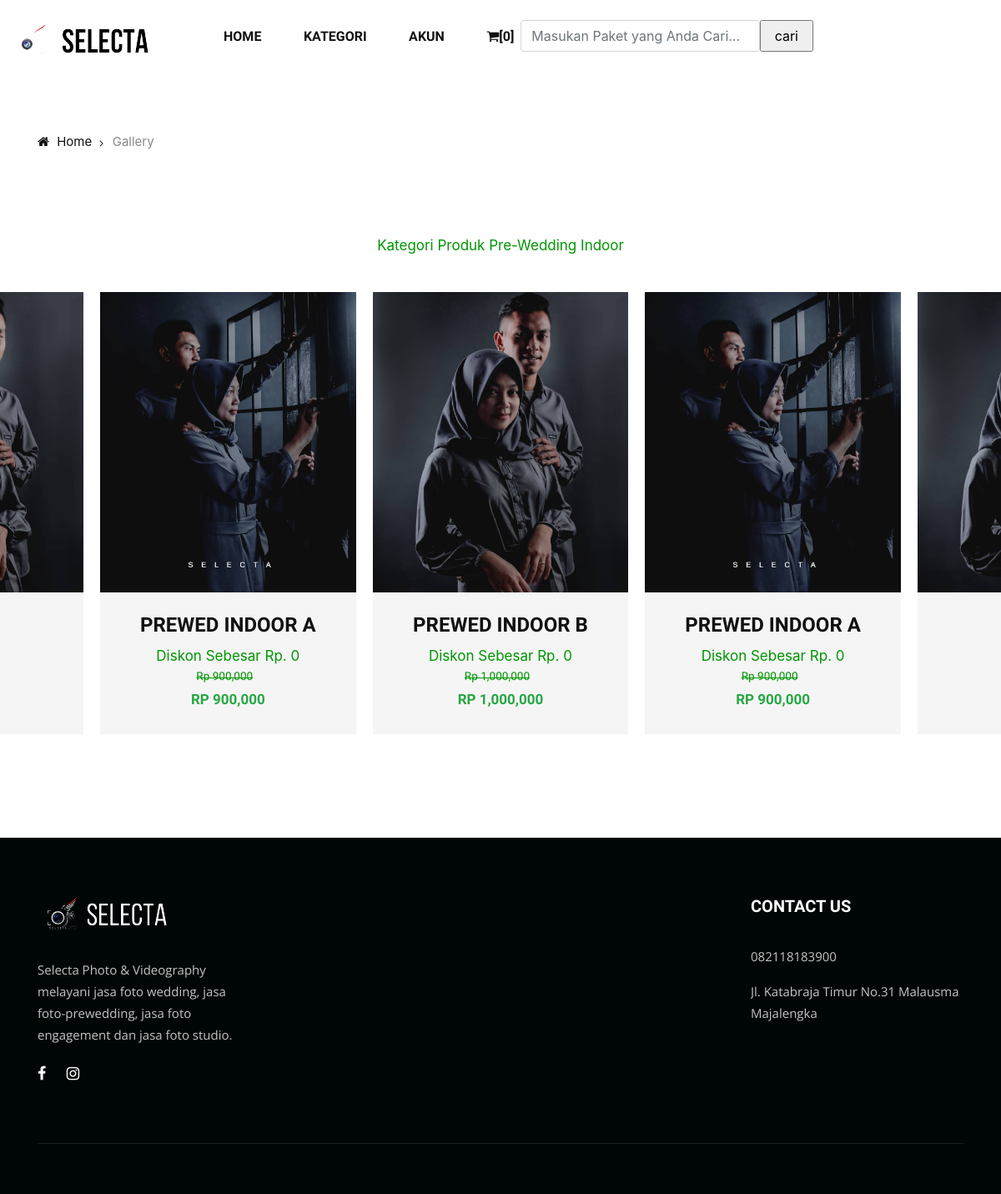
Screenshot of /home/kategori/3 with the database file from the repository.
### tables this page shows
CREATE TABLE `paket` (
  `id_paket` int(11) NOT NULL,
  `id_kategori` int(11) DEFAULT NULL,
  `nama_paket` varchar(128) DEFAULT NULL,
  `harga` varchar(128) DEFAULT NULL,
  `diskon` bigint(20) DEFAULT NULL,
  `stock` bigint(20) DEFAULT NULL,
  `deskripsi` text DEFAULT NULL,
  `ketentuan` text DEFAULT NULL,
  `gambar` text DEFAULT NULL
);

### application/views/layout/frontend/v_content.php (called while the page is built)
<?php
if ($isi) {
    $this->load->view($isi);
}

### application/views/layout/frontend/v_wrapper.php (called while the page is built)
<?php
require_once('v_head.php');
require_once('v_header.php');
require_once('v_nav.php');
require_once('v_content.php');
require_once('v_footer.php');

### application/controllers/Home.php (called while the page is built, shortened)
<?php
class Home extends CI_Controller
{
    public function __construct()
    {
        $this->load->model('m_paket');
        $this->load->model('m_admin');
        $this->load->model('m_transaksi');
        $this->load->model('m_home');
    }
    public function kategori($id_kategori)
    {
        $kategori = $this->m_home->kategori($id_kategori);
        $data = array(
            'title' => $kategori->nama_kategori,
            'paket' => $this->m_home->paket_all($id_kategori),
            'isi' => 'layout/frontend/kategori/v_kategori'
        );
        $this->load->view('layout/frontend/v_wrapper', $data, FALSE);
    }
}

### index.php (called while the page is built, shortened)
<?php
require_once BASEPATH.'core/CodeIgniter.php';

### application/models/M_home.php (called while the page is built, shortened)
<?php
class M_home extends CI_Model
{
    public function kategori_paket()
    {
        $this->db->select('*');
        $this->db->from('kategori');
        $this->db->order_by('id_kategori', 'desc');
        return $this->db->get()->result();
    }
    public function total_followup()
    {
        $this->db->where('status_pesan=2');
        $this->db->where('id_pelanggan', $this->session->userdata('id_pelanggan'));
        return $this->db->get('pemesanan')->num_rows();
    }
    public function total_pesan()
    {
        $this->db->where('status_pesan=0');
        $this->db->where('id_pelanggan', $this->session->userdata('id_pelanggan'));
        return $this->db->get('pemesanan')->num_rows();
    }
    public function kategori($id_kategori)
    {
        $this->db->select('*');
        $this->db->from('kategori');
        $this->db->where('id_kategori', $id_kategori);
        return $this->db->get()->row();
    }
    public function paket_all($id_kategori)
    {
        $this->db->select('*');
        $this->db->from('paket');
        $this->db->join('kategori', 'kategori.id_kategori = paket.id_kategori', 'left');
        $this->db->where('paket.id_kategori', $id_kategori);
        return $this->db->get()->result();
    }
}

### application/views/layout/frontend/kategori/v_kategori.php (the view, shortened to what this page needs)
<div class="breadcrumb-option spad">
    <div class="container">
        <div class="row">
            <div class="col-lg-12">
                <div class="bo-links">
                    <a href="<?=base_url()?>"><i class="fa fa-home"></i> Home</a>
                    <span>Gallery</span>
                </div>
            </div>
        </div>
    </div>
</div>
<div class="gallery-section spad">
    <div class="container">
        <div class="row">
            <div class="col-lg-12">
                <div class="filter-controls">
                    <ul>
                        <li class="active" data-filter="*">Kategori Produk <?= $title ?></li>
                    </ul>
                </div>
            </div>
        </div>
    </div>
   <div class="categories-slider owl-carousel">
        <?php foreach ($paket as $key => $value) { ?>
            <div class="cs-item">
                <a href="<?= base_url('home/detail_paket/' . $value->id_paket) ?>">
                    <div class="cs-pic set-bg" data-setbg="<?= base_url('assets/gambar/' . $value->gambar) ?>"></div>
                </a>
                <div class="cs-text">
                    <h4><?= $value->nama_paket ?></h4>
                    <span>Diskon Sebesar Rp. <?= number_format($value->diskon, 0) ?></span>
                    <h5><span class="mr-2 price-dc"><strike><small>Rp <?= number_format($value->harga, 0); ?></small></strike></span></h5>
                    <h4><span class="price-sale text-success">Rp <?= number_format($value->harga - $value->diskon); ?></span></h4>
                </div>
            </div>
        <?php } ?>
    </div>
    <br>
        </div>

### template1/css/style.css (style rules this page uses)
html, body { height: 100%; font-family: "Open Sans", sans-serif; -webkit-font-smoothing: antialiased; font-smoothing: antialiased; }
h1, h2, h3, h4, h5, h6 { margin: 0; color: #111111; font-weight: 400; font-family: "Quantico", sans-serif; }
h4 { font-size: 24px; }
h5 { font-size: 18px; }
ul, ol { padding: 0; margin: 0; }
.set-bg { background-repeat: no-repeat; background-size: cover; background-position: top center; }
.spad { padding-top: 100px; padding-bottom: 100px; }
.categories-slider.owl-carousel .owl-item.active .cs-item .cs-text h4 { opacity: 1; }
.categories-slider.owl-carousel .owl-item.active .cs-item .cs-text span { opacity: 1; }
.cs-item { text-align: center; width: 100%; background: #f5f5f5; }
.cs-item .cs-pic { height: 360px; }
.cs-item .cs-text { padding: 25px 0 22px; }
.cs-item .cs-text h4 { color: #111111; font-weight: 700; text-transform: uppercase; margin-bottom: 10px; opacity: 0; -webkit-transition: all 0.3s; -o-transition: all 0.3s; transition: all 0.3s; }
.cs-item .cs-text span { font-size: 17px; color: #009603; display: block; opacity: 0; -webkit-transition: all 0.3s; -o-transition: all 0.3s; transition: all 0.3s; }
.filter-controls { margin-bottom: 43px; text-align: center; }
.filter-controls ul li { font-size: 17px; color: #888888; display: inline-block; list-style: none; margin-right: 60px; position: relative; cursor: pointer; }
.filter-controls ul li.active { color: #009603; }
.filter-controls ul li:after { position: absolute; right: -33px; top: -1px; content: "|"; color: #d7d7d7; }
.filter-controls ul li:last-child { margin-right: 0; }
.filter-controls ul li:last-child:after { display: none; }
.breadcrumb-option { padding-top: 55px; }
.breadcrumb-option .bo-links a { font-size: 15px; color: #111111; margin-right: 20px; position: relative; }
.breadcrumb-option .bo-links a i { margin-right: 5px; }
.breadcrumb-option .bo-links a:after { position: absolute; right: -18px; top: 1px; content: "5"; font-family: "ElegantIcons"; }
.breadcrumb-option .bo-links span { font-size: 15px; color: #888888; }
.gallery-section { padding-top: 0; }
@media only screen and (min-width: 1200px) { .container { max-width: 1170px; } }

### rows the page displays
paket: shows a picture, nama_paket "PREWED INDOOR A", diskon "0", harga "900,000", $value->harga - $value->diskon "900,000"
paket: shows a picture, nama_paket "PREWED INDOOR B", diskon "0", harga "1,000,000", $value->harga - $value->diskon "1,000,000"

### other values shown
$jml_keranjang "0"
$title "Pre-Wedding Indoor"
